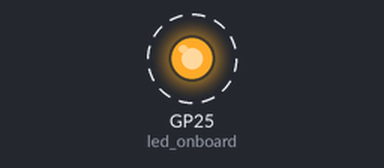
A program run on a simulated Raspberry Pi Pico running MicroPython. Shown: output pins drawn as LEDs (lit = HIGH). Dashed ring = blinking.

Above: at 0.5 s.
Timing chart, 0 to 4.6 s (numbered marks = the images above):
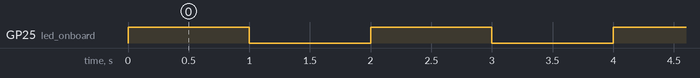

The program:

blink.py
```python
import machine
import utime
# Pin number is weird for pico-w
led_onboard = machine.Pin("LED", machine.Pin.OUT)

while True:
    led_onboard.value(1)
    utime.sleep(1)
    led_onboard.value(0)
    utime.sleep(1)
```

Measured:
- by itself, GP25 (led_onboard): alternates HIGH for 1.0 s and LOW for 1.0 s
